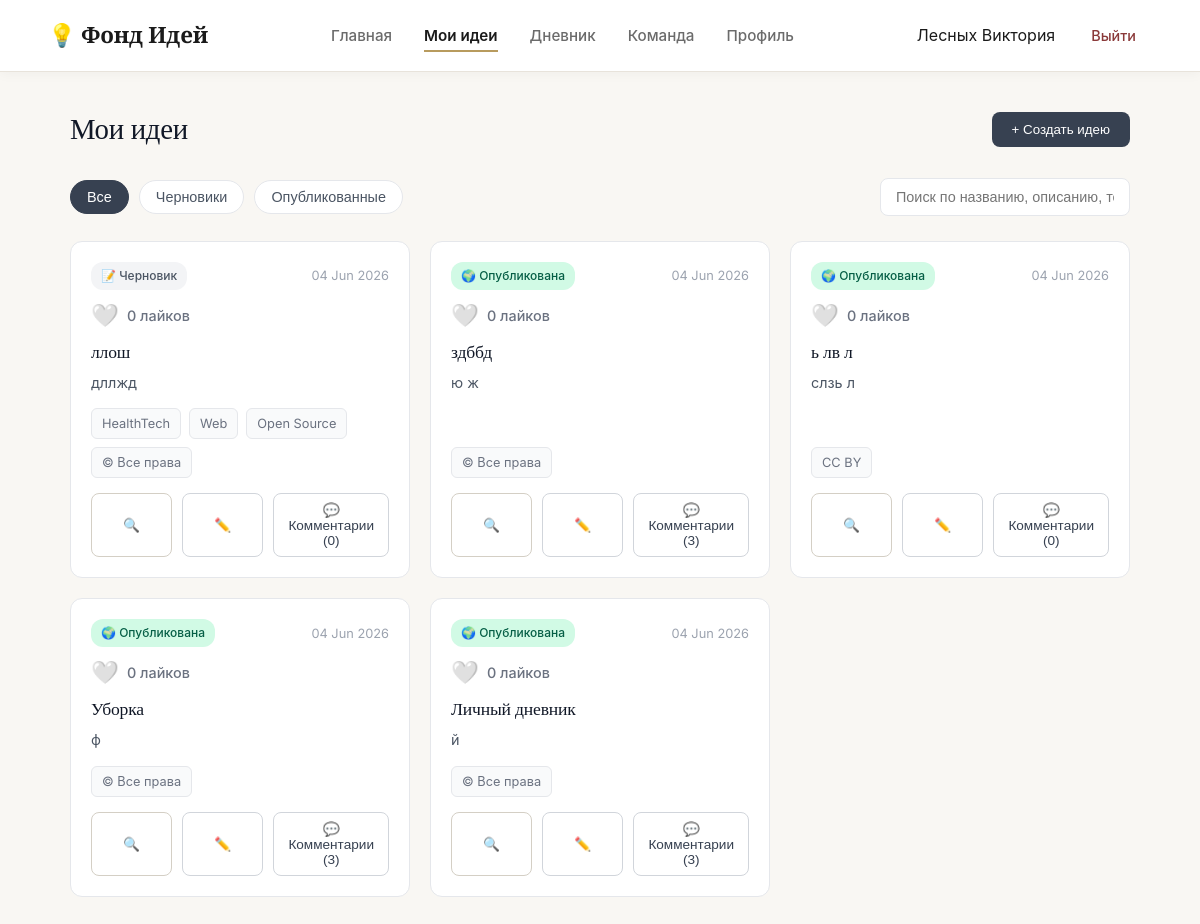
Screenshot of /ideas (signed in) with the database file from the repository.
### data/models.py (models this page shows, shortened)
class User(db.Model):
    id = db.Column(db.Integer, primary_key=True)
    username = db.Column(db.String(80), nullable=False)
    email = db.Column(db.String(120), unique=True, nullable=False)
    password_hash = db.Column(db.String(256))
    bio = db.Column(db.Text, default="")
    about_me = db.Column(db.Text, default="")
    city = db.Column(db.String(100), default="Москва, Россия")
    joined_year = db.Column(db.String(10), default="2026")
    is_email_visible = db.Column(db.Boolean, default=True)
    is_city_visible = db.Column(db.Boolean, default=True)
    is_photo_visible = db.Column(db.Boolean, default=True)
    is_skills_visible = db.Column(db.Boolean, default=True)
    is_description_visible = db.Column(db.Boolean, default=True)
    is_ideas_visible = db.Column(db.Boolean, default=True)
    is_team_visible = db.Column(db.Boolean, default=True)
    ideas = db.relationship('Idea', backref='author', lazy=True)
    diary_entries = db.relationship('DiaryEntry', backref='owner', lazy=True)
    skills = db.relationship('Skill', backref='owner_skill', lazy=True)

class Idea(db.Model):
    id = db.Column(db.Integer, primary_key=True)
    user_id = db.Column(db.Integer, db.ForeignKey('user.id'), nullable=False)
    title = db.Column(db.String(200), nullable=False)
    description = db.Column(db.Text)
    category = db.Column(db.String(50))
    visibility = db.Column(db.String(20), default='draft')
    license = db.Column(db.String(20), default='all_rights')
    tags = db.Column(db.String(200))
    date = db.Column(db.String(50))
    team_id = db.Column(db.Integer, db.ForeignKey('team.id'), nullable=True)

### app.py (the view)
@app.route('/ideas')
def ideas():
    user = get_current_user()
    if not user: return redirect(url_for('index'))
    liked_ideas = {l.idea_id for l in Like.query.filter_by(user_id=user.id).all()}
    return render_template('ideas.html', username=user.username, user=user, liked_ideas=liked_ideas)

### app.py (called while the page is built)
def get_current_user():
    if 'user_id' in session:
        return User.query.get(session['user_id'])
    return None

### templates/ideas.html (shortened to what this page needs)
<!DOCTYPE html>
<html lang="ru">
<head>
    <link rel="stylesheet" href="{{ url_for('static', filename='css/styles.css') }}">
    <link rel="stylesheet" href="{{ url_for('static', filename='css/ideas.css') }}">
    <link rel="stylesheet" href="{{ url_for('static', filename='css/dashboard.css') }}">
</head>
<body class="dash-body">
    <nav class="navbar">
        <div class="nav-brand">💡 Фонд Идей</div>
        <div class="nav-links">
            <a href="{{ url_for('dashboard') }}">Главная</a>
            <a href="{{ url_for('ideas') }}" class="active">Мои идеи</a>
            <a href="{{ url_for('diary') }}">Дневник</a>
            <a href="{{ url_for('team') }}">Команда</a>
            <a href="{{ url_for('profile') }}">Профиль</a>
        </div>
        <div class="nav-user">
            <span>{{ username }}</span>
            <a href="{{ url_for('logout') }}" class="btn-logout">Выйти</a>
        </div>
    </nav>
    <main class="ideas-main">
        <div class="ideas-header">
            <h1>Мои идеи</h1>
            <button class="btn-create" onclick="openModal()">+ Создать идею</button>
        </div>
        <div class="ideas-controls">
            <div class="filters">
                <button class="filter-btn active" data-filter="all">Все</button>
                <button class="filter-btn" data-filter="draft">Черновики</button>
                <button class="filter-btn" data-filter="published">Опубликованные</button>
            </div>
            <div class="search-box">
                <input type="text" id="searchInput" placeholder="Поиск по названию, описанию, тегам...">
            </div>
        </div>
        <div class="ideas-grid" id="ideasGrid">
            {% if user.ideas %}
                {% for idea in user.ideas|reverse %}
                <div class="idea-card"
                     data-id="{{ idea.id }}"
                     data-title="{{ idea.title | e }}"
                     data-desc="{{ idea.description | e }}"
                     data-category="{{ idea.category }}"
                     data-visibility="{{ idea.visibility }}"
                     data-license="{{ idea.license }}"
                     data-tags="{{ idea.tags | e }}"
                     data-date="{{ idea.date }}"
                     data-team-id="{{ idea.team_id or '' }}">
                    <div class="card-header">
                        <span class="badge {{ 'published' if idea.visibility == 'published' else ('private' if idea.visibility == 'private' else 'draft') }}">
                            {{ '🌍 Опубликована' if idea.visibility == 'published' else ('🔒 Приватная' if idea.visibility == 'private' else '📝 Черновик') }}
                        </span>
                        <span class="date">{{ idea.date }}</span>
                    </div>
                    <div class="idea-likes" style="display: flex; align-items: center; gap: 8px; margin-bottom: 12px; color: #6b7280; font-size: 0.9rem;">
                        <form action="/like_idea/{{ idea.id }}" method="POST" style="display: inline;">
                            <button type="submit" style="background: none; border: none; cursor: pointer; font-size: 1.4rem; padding: 0; transition: transform 0.2s;" onmouseover="this.style.transform='scale(1.2)'" onmouseout="this.style.transform='scale(1)'">
                                {{ '❤️' if idea.id in liked_ideas else '🤍' }}
                            </button>
                        </form>
                        <span style="font-weight: 500;">{{ idea.likes|length }} лайков</span>
                    </div>
                    <h3>{{ idea.title }}</h3>
                    <p>{{ idea.description }}</p>
                    <div class="card-tags">
                        {% if idea.tags %}
                            {% for tag in idea.tags.split(',') %}
                                {% if tag.strip() %}
                                <span>{{ tag.strip() }}</span>
                                {% endif %}
                            {% endfor %}
                        {% endif %}
                        <span class="license-badge">
                            {{ '© Все права' if idea.license == 'all_rights' else
                               'CC BY' if idea.license == 'cc_by' else
                               'CC BY-SA' if idea.license == 'cc_by_sa' else
                               'CC BY-NC' if idea.license == 'cc_by_nc' else
                               'MIT' if idea.license == 'mit' else
                               'Public Domain' }}
                        </span>
                    </div>
                    <div class="card-actions">
                        <button class="action-btn" onclick="openViewModal(this.closest('.idea-card'))">🔍</button>
                        <button class="action-btn outline" onclick="openEditModal(this.closest('.idea-card'))">✏️</button>
                        <button class="action-btn outline" id="commentsBtn-{{ idea.id }}" onclick="openCommentsModal({{ idea.id }})">💬 Комментарии ({{ idea.comments|length }})</button>
                    </div>
                </div>
                {% endfor %}
            {% endif %}
        </div>
    </main>
</body>
</html>

### static/css/styles.css (style rules this page uses)
:root { --bg-paper: #F9F7F3; --bg-white: #FFFFFF; --bg-edge: #F1EDE6; --text-ink: #1A1A1A; --text-pencil: #6B6B6B; --text-light: #9CA3AF; --accent-binding: #8B3A3A; --accent-binding-hover: #6B2D2D; --accent-foil: #B89B5E; --accent-foil-light: #D4C5A3; --border-paper: #E8E3DB; --border-dark: #D4CFC5; --shadow-soft: 0 4px 20px rgba(26, 26, 26, 0.06); --shadow-medium: 0 8px 30px rgba(26, 26, 26, 0.08); --shadow-card: 0 2px 12px rgba(26, 26, 26, 0.04); --radius-sm: 8px; --radius-md: 12px; --radius-lg: 16px; --ease-smooth: cubic-bezier(0.25, 0.1, 0.25, 1); --transition-base: all 0.3s var(--ease-smooth); }
* { margin: 0; padding: 0; box-sizing: border-box; }
body { font-family: 'Inter', -apple-system, BlinkMacSystemFont, 'Segoe UI', sans-serif; background: var(--bg-paper); color: var(--text-ink); line-height: 1.65; -webkit-font-smoothing: antialiased; -moz-osx-font-smoothing: grayscale; }
h1, h2, h3, h4, h5, h6 { font-family: 'Cormorant Garamond', Georgia, serif; font-weight: 500; line-height: 1.25; letter-spacing: -0.01em; color: var(--text-ink); }
.navbar { height: 72px; padding: 0 48px; background: var(--bg-white); display: flex; align-items: center; justify-content: space-between; border-bottom: 1px solid var(--border-paper); box-shadow: var(--shadow-card); position: sticky; top: 0; z-index: 100; }
.nav-brand { font-family: 'Cormorant Garamond', serif; font-weight: 600; font-size: 1.4rem; color: var(--text-ink); letter-spacing: -0.01em; }
.nav-links { display: flex; gap: 32px; }
.nav-links a { text-decoration: none; color: var(--text-pencil); font-weight: 500; font-size: 0.95rem; transition: var(--transition-base); position: relative; padding: 4px 0; }
.nav-links a::after { content: ''; position: absolute; bottom: 0; left: 0; width: 0; height: 2px; background: var(--accent-foil); transition: width 0.3s var(--ease-smooth); }
.nav-links a.active, .nav-links a:hover { color: var(--text-ink); font-weight: 600; }
.nav-links a.active::after, .nav-links a:hover::after { width: 100%; }
.nav-user { display: flex; align-items: center; gap: 20px; }
.btn-logout { color: var(--accent-binding); text-decoration: none; font-weight: 500; font-size: 0.9rem; transition: var(--transition-base); padding: 8px 16px; border-radius: var(--radius-sm); }

### static/css/dashboard.css (style rules this page uses)
.dash-body { background: var(--bg-paper); min-height: 100vh; }
.action-btn { padding: 8px 14px; border: 1px solid var(--border-dark); background: var(--bg-white); border-radius: 8px; cursor: pointer; font-size: 0.85rem; color: var(--text-pencil); transition: var(--transition-base); }
.action-btn.outline { background: transparent; }

### rows the page displays
User: username "Лесных Виктория"
Idea: visibility "📝 Черновик", date "04 Jun 2026", id "🤍", likes|length "0", title "ллош", description "дллжд", strip "HealthTech" "Web" "Open Source", license "© Все права", comments|length "0"
Idea: visibility "🌍 Опубликована", date "04 Jun 2026", id "🤍", likes|length "0", title "здббд", description "ю ж", license "© Все права", comments|length "3"
Idea: visibility "🌍 Опубликована", date "04 Jun 2026", id "🤍", likes|length "0", title "ь лв л", description "слзь л", license "CC BY", comments|length "0"
Idea: visibility "🌍 Опубликована", date "04 Jun 2026", id "🤍", likes|length "0", title "Уборка", description "ф", license "© Все права", comments|length "3"
Idea: visibility "🌍 Опубликована", date "04 Jun 2026", id "🤍", likes|length "0", title "Личный дневник", description "й", license "© Все права", comments|length "3"
